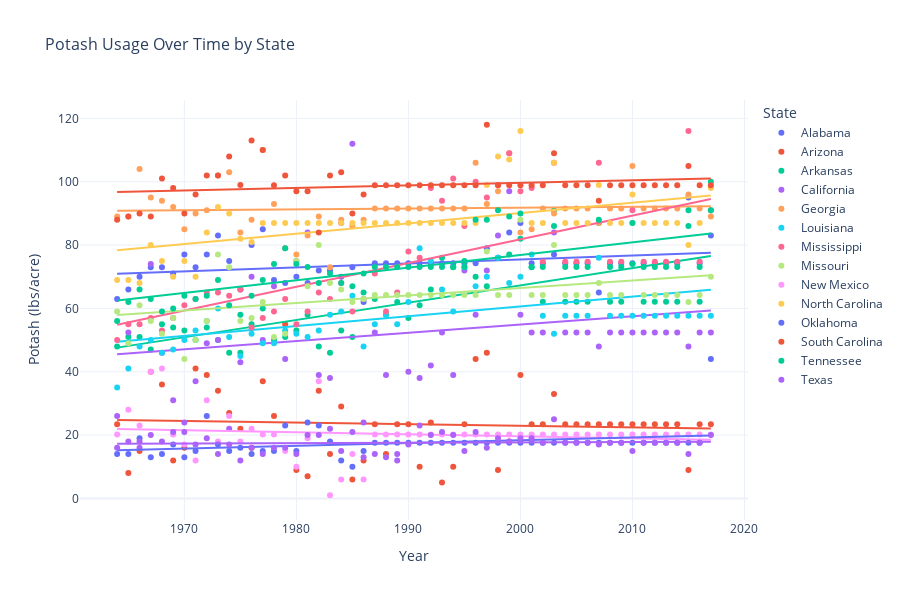
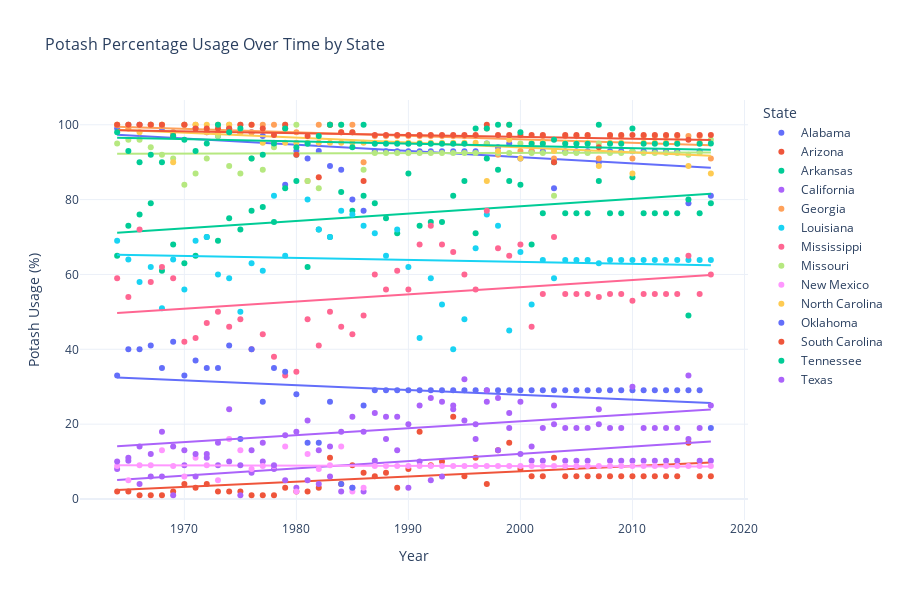

The cell these charts' notebook holds for them, in order:
### Code cell
print("\n=== POTASH ANALYSIS ===")

fig_potash = px.scatter(df_cotton, x='Year', y='Potash (Pounds/Acre)', 
                       color='State', size_max=10,
                       title='Potash Usage Over Time by State',
                       labels={'Potash (Pounds/Acre)': 'Potash (lbs/acre)'},
                       hover_data=['State', 'Potash (%)'],
                       trendline="ols")

fig_potash.update_layout(
    title_font_size=16,
    xaxis_title_font_size=14,
    yaxis_title_font_size=14,
    height=600,
    template='plotly_white'
)

fig_potash.show()

fig_potash_pct = px.scatter(df_cotton, x='Year', y='Potash (%)', 
                           color='State', size_max=10,
                           title='Potash Percentage Usage Over Time by State',
                           labels={'Potash (%)': 'Potash Usage (%)'},
                           hover_data=['State', 'Potash (Pounds/Acre)'],
                           trendline="ols")

fig_potash_pct.update_layout(
    title_font_size=16,
    xaxis_title_font_size=14,
    yaxis_title_font_size=14,
    height=600,
    template='plotly_white'
)

fig_potash_pct.show()
